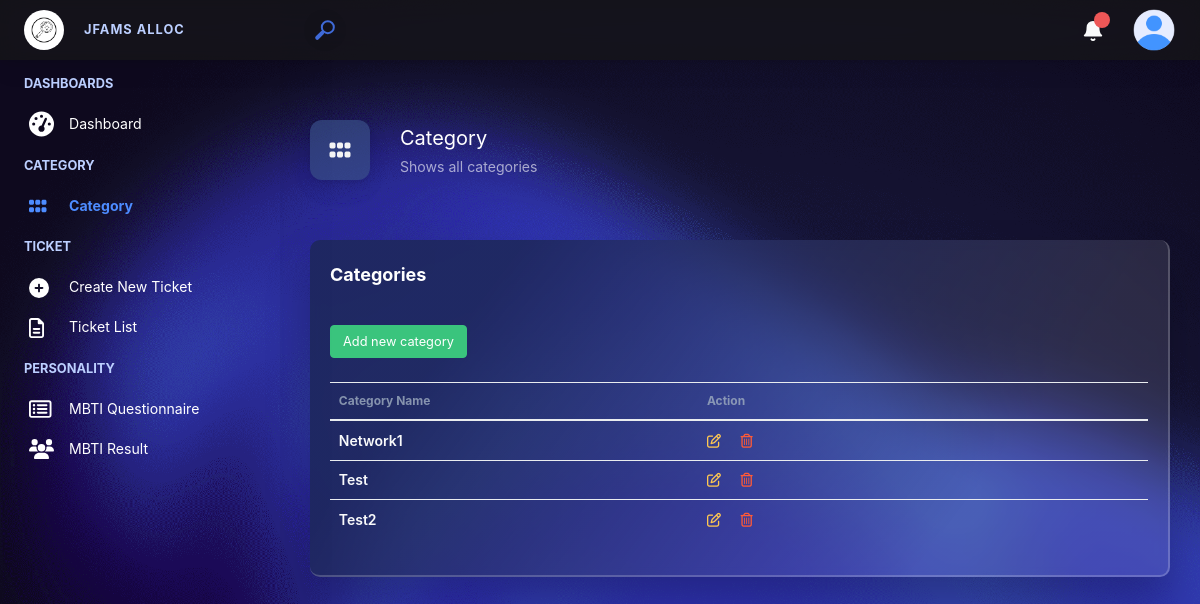
Page /category (signed in) on the earlier database version.
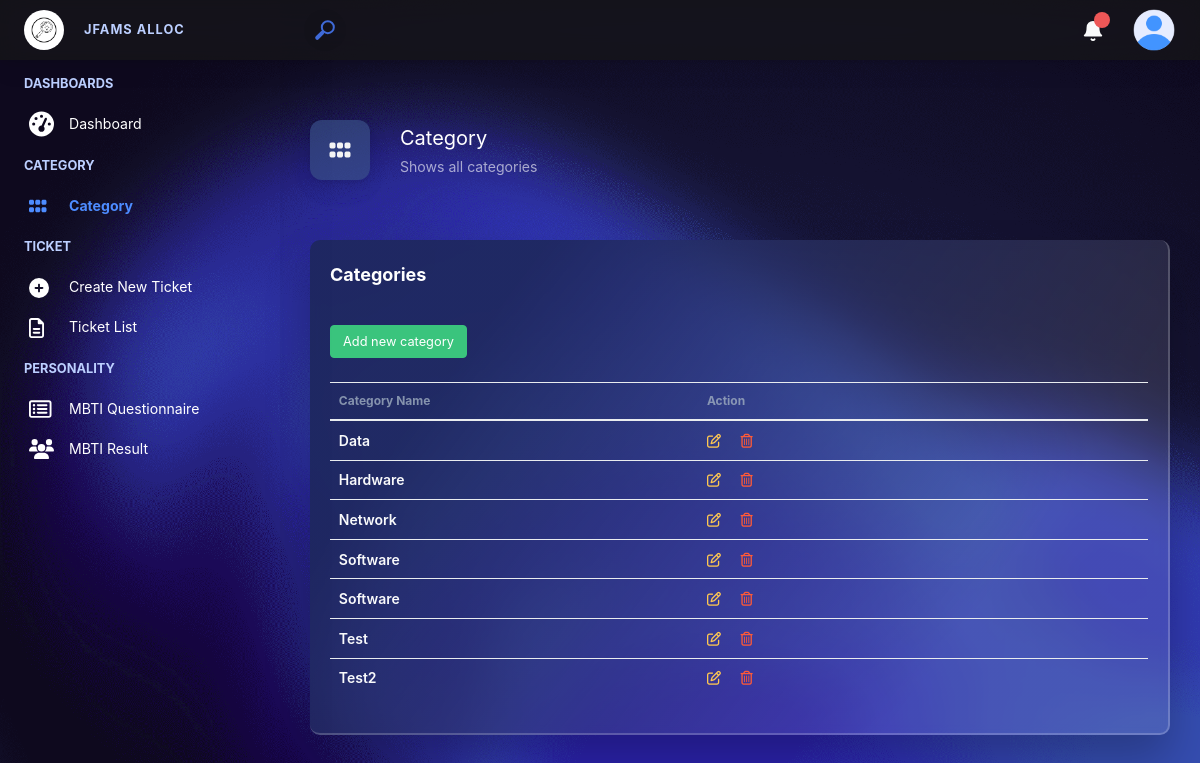
Same page on the later database version.
### capstone/models.py (models this page shows, shortened)
class Category(models.Model):
    name = models.CharField(max_length=30)
    slug = models.SlugField()

### capstone/views.py (the view)
# urls.py: path("category", views.category, name="category"),
@login_required
def category(request):
    categories = Category.objects.all().order_by('name')
    return render(request, "capstone/category/index.html", {
        "categories": categories,
        "iconTitle": ICONS['category'],
        "titleHeader": "Category",
        "subTitleHeader": "Shows all categories"
    })

### capstone/templates/capstone/category/index.html (shortened to what this page needs)
{% extends 'capstone/layout.html' %}
{% block body %}
<div class="container-card dash-card mt20 mb50">
    <div style="padding: 20px;">
        <div class="app-card__header_title" style="margin-bottom: 2.25rem;">
            Categories
        </div>
        <div class="app-card__body">
            <a class="mb-4 mr-2 btn btn-success" href="{% url 'add_category' %}">Add new category</a>
            <table class="table">
                <thead>
                    <tr>
                        <th class="table-th-header" scope="col" style="width:45%;">Category Name</th>
                        <th class="table-th-header" scope="col">Action</th>
                    </tr>
                </thead>
                <tbody>
                    {% for cat in categories %}
                    <tr>
                        <td style="font-size: 0.875rem; text-transform: capitalize; font-weight: 600;">{{ cat.name }}</td>
                        <td>
                            <a href="{% url 'edit_category' cat.id %}" title="Edit">
                                <i class="metismenu-icon far fa-edit amber mr-3"></i>
                            </a>
                            <a href="#" title="Delete" onclick="delete_data('delete_category', '{{ cat.id }}')">
                                <i class="metismenu-icon far fa-trash-alt delete"></i>
                            </a>
                        </td>
                    </tr>
                    {% endfor %}
                </tbody>
            </table>
        </div>
    </div>
</div>
{% endblock %}

Differences in the rows shown:
added Category: name "Data"
added Category: name "Hardware"
changed Category: name "Network1" → "Network"
added Category: name "Software"
added Category: name "Software"
